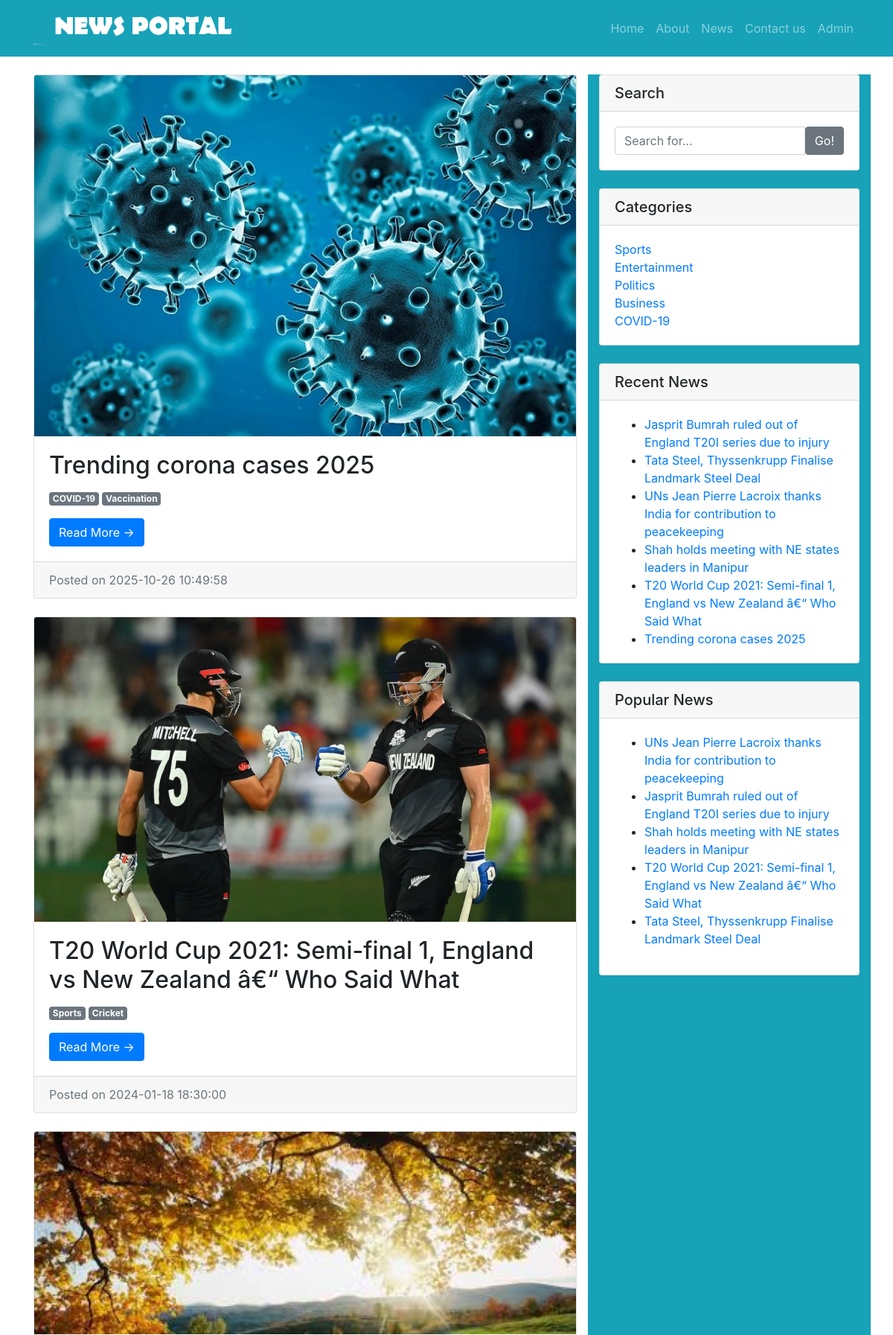
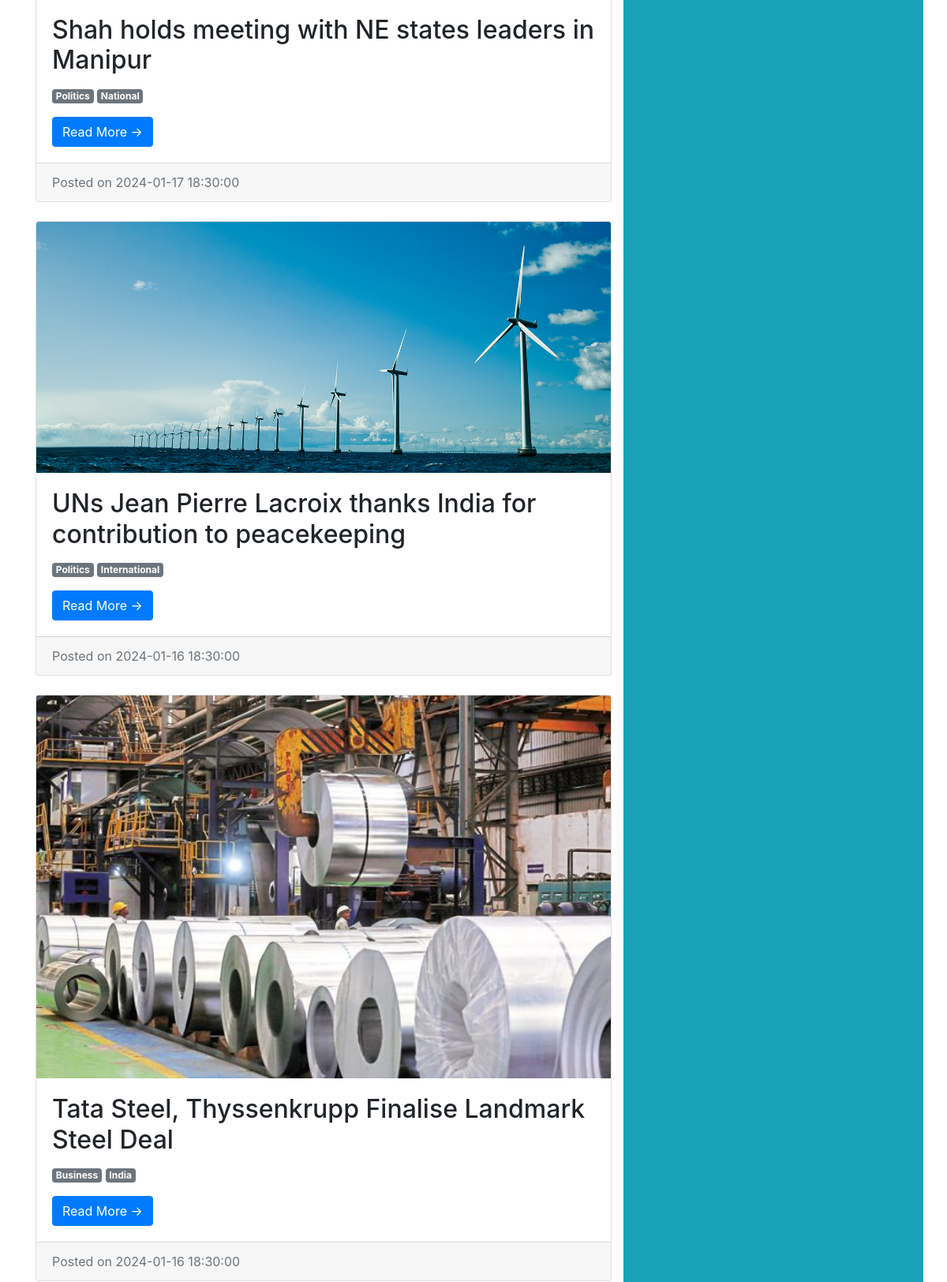
The page / (upper part) on the database its author committed (2 pictures, top to bottom).
### tables this page shows
CREATE TABLE `tblposts` (
  `id` int(11) NOT NULL,
  `PostTitle` longtext DEFAULT NULL,
  `CategoryId` int(11) DEFAULT NULL,
  `SubCategoryId` int(11) DEFAULT NULL,
  `PostDetails` longtext DEFAULT NULL,
  `PostingDate` timestamp NULL DEFAULT current_timestamp(),
  `UpdationDate` timestamp NULL DEFAULT NULL ,
  `Is_Active` int(1) DEFAULT NULL,
  `PostUrl` mediumtext DEFAULT NULL,
  `PostImage` varchar(255) DEFAULT NULL,
  `viewCounter` int(11) DEFAULT NULL,
  `postedBy` varchar(255) DEFAULT NULL,
  `lastUpdatedBy` varchar(255) DEFAULT NULL
);

CREATE TABLE `tblcategory` (
  `id` int(11) NOT NULL,
  `CategoryName` varchar(200) DEFAULT NULL,
  `Description` mediumtext DEFAULT NULL,
  `PostingDate` timestamp NULL DEFAULT current_timestamp(),
  `UpdationDate` timestamp NULL DEFAULT NULL ,
  `Is_Active` int(1) DEFAULT NULL
);

CREATE TABLE `tblsubcategory` (
  `SubCategoryId` int(11) NOT NULL,
  `CategoryId` int(11) DEFAULT NULL,
  `Subcategory` varchar(255) DEFAULT NULL,
  `SubCatDescription` mediumtext DEFAULT NULL,
  `PostingDate` timestamp NOT NULL DEFAULT current_timestamp(),
  `UpdationDate` timestamp NULL DEFAULT NULL,
  `Is_Active` int(1) DEFAULT NULL
);

### index.php (the view, shortened to what this page needs)
<?php
include('includes/config.php');
    ?>
<!DOCTYPE html>
<html lang="en">
  <head>
    <link href="vendor/bootstrap/css/bootstrap.min.css" rel="stylesheet">
    <link href="css/modern-business.css" rel="stylesheet">
  </head>
  <body>
   <?php include('includes/header.php');?>
    <div class="container">
      <div class="row" style="margin-top: 4%">
        <div class="col-md-8">
<?php
     if (isset($_GET['pageno'])) {
            $pageno = $_GET['pageno'];
        } else {
            $pageno = 1;
        }
        $no_of_records_per_page = 8;
        $offset = ($pageno-1) * $no_of_records_per_page;
$query=mysqli_query($con,"select tblposts.id as pid,tblposts.PostTitle as posttitle,tblposts.PostImage,tblcategory.CategoryName as category,tblcategory.id as cid,tblsubcategory.Subcategory as subcategory,tblposts.PostDetails as postdetails,tblposts.PostingDate as postingdate,tblposts.PostUrl as url from tblposts left join tblcategory on tblcategory.id=tblposts.CategoryId left join  tblsubcategory on  tblsubcategory.SubCategoryId=tblposts.SubCategoryId where tblposts.Is_Active=1 order by tblposts.id desc  LIMIT $offset, $no_of_records_per_page");
while ($row=mysqli_fetch_array($query)) {
?>
          <div class="card mb-4">
 <img class="card-img-top" src="admin/postimages/<?php echo htmlentities($row['PostImage']);?>" alt="<?php echo htmlentities($row['posttitle']);?>">
            <div class="card-body">
              <h2 class="card-title"><?php echo htmlentities($row['posttitle']);?></h2>
                 <p>
 <a class="badge bg-secondary text-decoration-none link-light" href="category.php?catid=<?php echo htmlentities($row['cid'])?>" style="color:#fff"><?php echo htmlentities($row['category']);?></a>
  <a class="badge bg-secondary text-decoration-none link-light"  style="color:#fff"><?php echo htmlentities($row['subcategory']);?></a></p>
              <a href="news-details.php?nid=<?php echo htmlentities($row['pid'])?>" class="btn btn-primary">Read More &rarr;</a>
            </div>
            <div class="card-footer text-muted">
              Posted on <?php echo htmlentities($row['postingdate']);?>
            </div>
          </div>
<?php } ?>
        </div>
      <?php include('includes/sidebar.php');?>
      </div>
</head>
  </body>
</html>

### includes/sidebar.php
  <div class="col-md-4 bg-info">
          <div class="card mb-4">
            <h5 class="card-header">Search</h5>
            <div class="card-body">
                   <form name="search" action="search.php" method="post">
              <div class="input-group">
        <input type="text" name="searchtitle" class="form-control" placeholder="Search for..." required>
                <span class="input-group-btn">
                  <button class="btn btn-secondary" type="submit">Go!</button>
                </span>
              </form>
              </div>
            </div>
          </div>
          <div class="card my-4">
            <h5 class="card-header">Categories</h5>
            <div class="card-body">
              <div class="row">
                <div class="col-lg-6">
                  <ul class="list-unstyled mb-0">
<?php $query=mysqli_query($con,"select id,CategoryName from tblcategory");
while($row=mysqli_fetch_array($query))
{
?>
                    <li>
                      <a href="category.php?catid=<?php echo htmlentities($row['id'])?>"><?php echo htmlentities($row['CategoryName']);?></a>
                    </li>
<?php } ?>
                  </ul>
                </div>
              </div>
            </div>
          </div>
          <div class="card my-4">
            <h5 class="card-header">Recent News</h5>
            <div class="card-body">
                      <ul class="mb-0">
<?php
$query=mysqli_query($con,"select tblposts.id as pid,tblposts.PostTitle as posttitle from tblposts left join tblcategory on tblcategory.id=tblposts.CategoryId left join  tblsubcategory on  tblsubcategory.SubCategoryId=tblposts.SubCategoryId limit 8");
while ($row=mysqli_fetch_array($query)) {
?>
  <li>
                      <a href="news-details.php?nid=<?php echo htmlentities($row['pid'])?>"><?php echo htmlentities($row['posttitle']);?></a>
                    </li>
            <?php } ?>
          </ul>
            </div>
          </div>
          <div class="card my-4">
            <h5 class="card-header">Popular  News</h5>
            <div class="card-body">
                      <ul >
<?php
$query1=mysqli_query($con,"select tblposts.id as pid,tblposts.PostTitle as posttitle from tblposts left join tblcategory on tblcategory.id=tblposts.CategoryId left join  tblsubcategory on  tblsubcategory.SubCategoryId=tblposts.SubCategoryId  order by viewCounter desc limit 5");
while ($result=mysqli_fetch_array($query1)) {
?>
  <li>
                      <a href="news-details.php?nid=<?php echo htmlentities($result['pid'])?>"><?php echo htmlentities($result['posttitle']);?></a>
                    </li>
            <?php } ?>
          </ul>
            </div>
          </div>
        </div>

### css/modern-business.css (style rules this page uses)
body { padding-top: 54px; }
@media (min-width: 992px) { body { padding-top: 56px; } }

### rows shown on the page
tblposts: PostImage (picture), PostTitle "Trending corona cases 2025", CategoryId.CategoryName "COVID-19", SubCategoryId.Subcategory "Vaccination", PostingDate "2025-10-26 10:49:58"
tblposts: PostImage (picture), PostTitle "T20 World Cup 2021: Semi-final 1, England vs New Zealand â€“ Who Said What", CategoryId.CategoryName "Sports", SubCategoryId.Subcategory "Cricket", PostingDate "2024-01-18 18:30:00"
tblposts: PostImage (picture), PostTitle "Shah holds meeting with NE states leaders in Manipur", CategoryId.CategoryName "Politics", SubCategoryId.Subcategory "National", PostingDate "2024-01-17 18:30:00"
tblposts: PostImage (picture), PostTitle "UNs Jean Pierre Lacroix thanks India for contribution to peacekeeping", CategoryId.CategoryName "Politics", SubCategoryId.Subcategory "International", PostingDate "2024-01-16 18:30:00"
tblposts: PostImage (picture), PostTitle "Tata Steel, Thyssenkrupp Finalise Landmark Steel Deal", CategoryId.CategoryName "Business", SubCategoryId.Subcategory "India", PostingDate "2024-01-16 18:30:00"
tblcategory: CategoryName "Sports"
tblcategory: CategoryName "Entertainment"
tblcategory: CategoryName "Politics"
tblcategory: CategoryName "Business"
tblcategory: CategoryName "COVID-19"
tblposts: PostTitle "Jasprit Bumrah ruled out of England T20I series due to injury"
